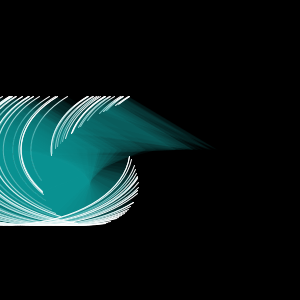
Frame 1 (no input)
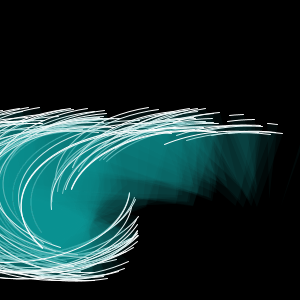
Frame 60 (the mouse pressed at the canvas centre just before this capture)
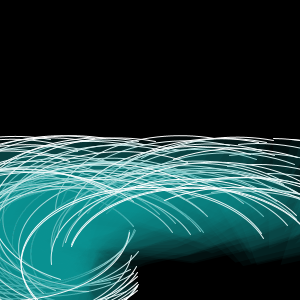
Frame 120 (the mouse held since frame 60 and released just before this capture)

The Processing sketch that drew these frames (run headless with seeded random() and noise(); from frame 60 on, the mouse is pressed at the canvas centre):

// Processing sketch: processing_39844
// ── processing_39844.pde

int num = 100;                           //sets 100 variables
float[] x = new float[num];                     
float[] y = new float[num];
float[] speed = new float[num];          //sets speed

void setup() {                       
  size(300, 300);
  smooth();
  stroke(255);
  for (int i=0; i < num;i++) {            //loops variables
    x[i] = random(0,300);
    y[i] = height/2;
    speed[i] = random(0.5, 1);              
  }
}

void draw() {
  background(0);
  for (int i=0; i < num; i++) {            //draws arc
    fill(17,150,150,15);
    arc(x[i], y[i],250,150,radians( x[i]),radians( y[i]+75)); 
    y[i] = y[i] + speed[i];
  }
}
